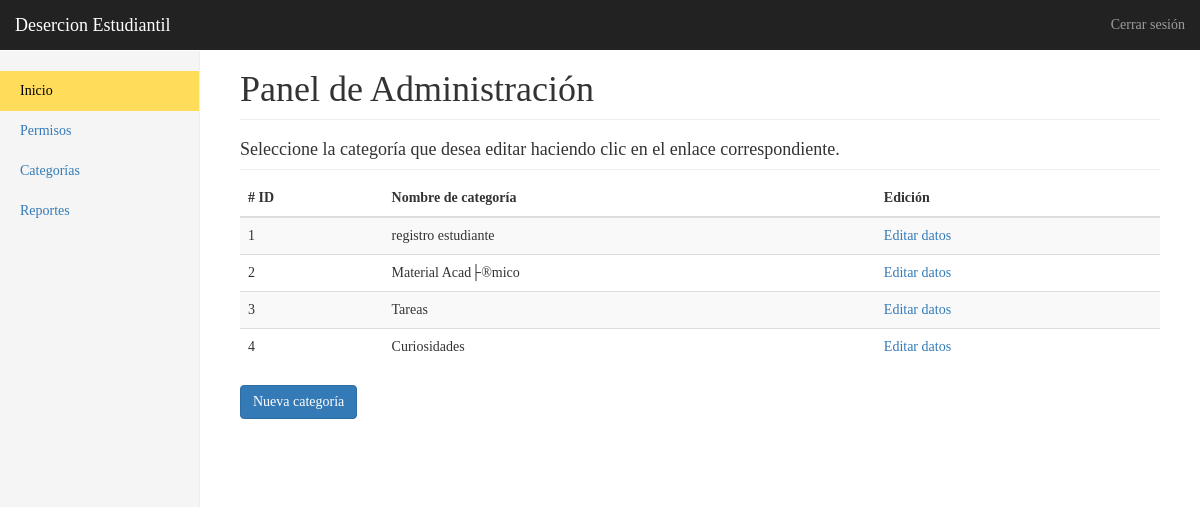
The app's page /admin/categorias.php (signed in) with its own data.
### tables this page shows
CREATE TABLE `categorias` (
  `ID_Categoria` int(11) NOT NULL AUTO_INCREMENT,
  `categoria` varchar(45) NOT NULL,
  `descripcion` varchar(255) NOT NULL,
  `ruta` varchar(40) NOT NULL,
  PRIMARY KEY (`ID_Categoria`)
);

### scripts/funciones.php (called while the page is built, shortened)
<?php
	$conexion = null;
	function getTodasCategorias()
	{
		global $conexion;
		$respuesta = mysqli_query($conexion, "SELECT * FROM categorias");
		$respuestas_array = array();
		while ($fila = $respuesta->fetch_row())
		  $respuestas_array[] = $fila;
		return $respuestas_array;
	}
?>

### admin/categorias.php (the view, shortened to what this page needs)
<?php
  require '../scripts/funciones.php';
  $categorias = getTodasCategorias();
?>
<!DOCTYPE html>
<html lang="es">
  <head>
    <link rel="stylesheet" href="https://maxcdn.bootstrapcdn.com/bootstrap/3.3.2/css/bootstrap.min.css">
    <link rel="stylesheet" href="../css/graficas.css">
    <link href="../css/dashboard.css" rel="stylesheet">
  </head>
  <body>
    <?php include 'menu-superior.php'; ?>
    <div class="container-fluid">
      <div class="row">
        <?php include 'menu-lateral.php'; ?>
        <div class="col-sm-9 col-sm-offset-3 col-md-10 col-md-offset-2 main">
          <h1 class="page-header">Panel de Administración</h1>
          <h4 class="sub-header">Seleccione la categoría que desea editar haciendo clic en el enlace correspondiente.</h4>
          <div class="table-responsive">
            <table class="table table-striped">
              <thead>
                <tr>
                  <th># ID</th>
                  <th>Nombre de categoría</th>
                  <th>Edición</th>
                </tr>
              </thead>
              <tbody>
        <?php foreach( $categorias as $categoria ): ?>
                <tr>
                  <td><?= $categoria[0] ?></td>
                  <td><?= $categoria[1] ?></td>
                  <td><a href="./editarCategoria.php?id=<?= $categoria[0] ?>">Editar datos</a></td>
                </tr>
        <?php endforeach ?>
              </tbody>
            </table>
          </div>
          <a href="./index1.php" class="btn btn-primary">Nueva categoría</button>
        </div>
      </div>
    </div>
  </body>
</html>

### admin/menu-superior.php (shortened to what this page needs)
<nav class="navbar navbar-inverse navbar-fixed-top">
  <div class="container-fluid">
    <div class="navbar-header">
      <a class="navbar-brand" href="#">Desercion Estudiantil</a>
    </div>
    <div id="navbar" class="navbar-collapse collapse">
      <ul class="nav navbar-nav navbar-right">
        <li><a href="#"></a></a></li>
        <li><a href="../scripts/cerrar-sesion.php">Cerrar sesión</a></li>
      </ul>
    </div>
  </div>
</nav>

### admin/menu-lateral.php
<div class="col-sm-3 col-md-2 sidebar">
  <ul class="nav nav-sidebar">
    <li class="active"><a href="index.php">Inicio</a></li>
    <li><a href="permisos.php">Permisos</a></li>
    <li><a href="categorias.php">Categorías</a></li>
    <li><a href="./graficas.php">Reportes</a></li>
  </ul>
</div>

### css/graficas.css (style rules this page uses)
body { font-family: 'Edu VIC WA NT Beginner', cursive; font-family: 'Source Serif Pro', serif; }

### css/dashboard.css (style rules this page uses)
body { padding-top: 50px; }
.sub-header { padding-bottom: 10px; border-bottom: 1px solid #eee; }
.navbar-fixed-top { border: 0; }
.sidebar { display: none; }
@media (min-width: 768px) { .sidebar { position: fixed; top: 51px; bottom: 0; left: 0; z-index: 1000; display: block; padding: 20px; overflow-x: hidden; overflow-y: auto; background-color: #f5f5f5; border-right: 1px solid #eee; } }
.nav-sidebar { margin-right: -21px; margin-bottom: 20px; margin-left: -20px; }
.nav-sidebar > li > a { padding-right: 20px; padding-left: 20px; }
.nav-sidebar > .active > a, .nav-sidebar > .active > a:hover, .nav-sidebar > .active > a:focus { color: rgb(0, 0, 0); background-color: #FFDD5A; }
.main { padding: 20px; }
@media (min-width: 768px) { .main { padding-right: 40px; padding-left: 40px; } }
.main .page-header { margin-top: 0; }

### records on screen
categorias: ID_Categoria "1", categoria "registro estudiante"
categorias: ID_Categoria "2", categoria "Material Acad├®mico"
categorias: ID_Categoria "3", categoria "Tareas"
categorias: ID_Categoria "4", categoria "Curiosidades"
